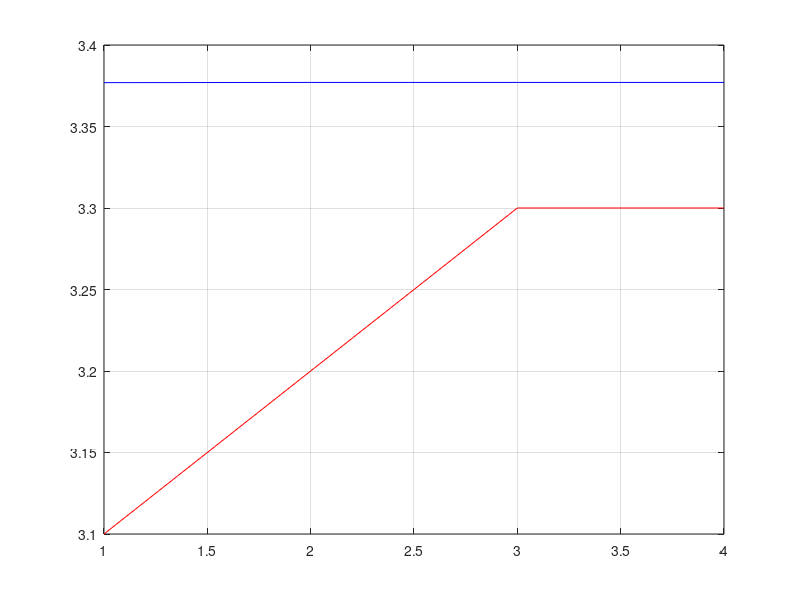

Write the MATLAB code that produced this figure.
% YUSUF EGEMEN CICEK

% Adim kucultme yontemi ile :
 
id=3; h=0.1; es=0.00003; ea=1; ideski=0; n=0;
 
while ea>=es & id<4
    f=10*id+log(150*id+1)-40;
    fh=10*(id+h)+log(150*(id+h)+1)-40;
    if f*fh<0
        h=h*0.1;
    else
        id=id+h;
    end
    ea=(abs((id-ideski)/id))*100;
    ideski=id;
    n=n+1;
    dizi1(n)=id;
end

disp('Adim Kucultme Yontemi Sonucu: ')
disp(id)

% Sekant yontemi ile :

ida=3; idb=3.3; idc=0; es=0.00003; ea=1; n=0;

while ea>=es
    fa=10*ida+log(150*ida+1)-40;
    fb=10*(idb)+log(150*(idb)+1)-40;
    idc=idb-((fb*(ida-idb))/(fa-fb));
    ea=(abs((idb-ida)/idb))*100;
    ida=idb;
    idb=idc;
    n=n+1;
    dizi2(n)=idb;
end

disp('Sekant Yontemi Sonucu: ')
disp(idb)

disp('Adim Kucultme Dizi Degerleri: ')
disp(dizi1)

disp('Sekant Dizi Degerleri: ')
disp(dizi2)

plot(dizi1,'r')
hold on
plot(dizi2,'b')
grid